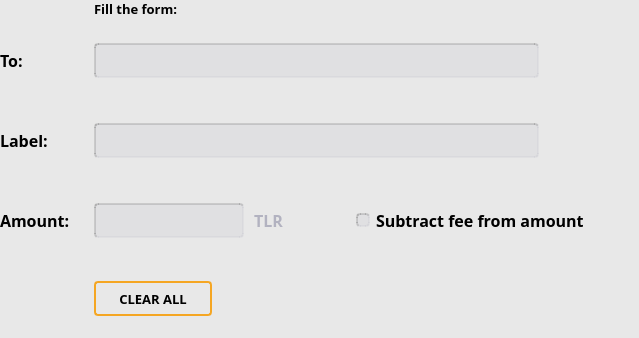
<?xml version="1.0" encoding="UTF-8"?>
<ui version="4.0">
 <class>SendCoinsEntry</class>
 <widget class="QWidget" name="SendCoinsEntry">
  <property name="geometry">
   <rect>
    <x>0</x>
    <y>0</y>
    <width>639</width>
    <height>338</height>
   </rect>
  </property>
  <property name="windowTitle">
   <string>Form</string>
  </property>
  <property name="styleSheet">
   <string notr="true">background-color: #e8e8e8;</string>
  </property>
  <layout class="QVBoxLayout" name="verticalLayout">
   <property name="spacing">
    <number>0</number>
   </property>
   <property name="leftMargin">
    <number>0</number>
   </property>
   <property name="topMargin">
    <number>0</number>
   </property>
   <property name="rightMargin">
    <number>0</number>
   </property>
   <property name="bottomMargin">
    <number>0</number>
   </property>
   <item>
    <layout class="QHBoxLayout" name="send_h_1">
     <property name="spacing">
      <number>0</number>
     </property>
     <property name="topMargin">
      <number>0</number>
     </property>
     <property name="bottomMargin">
      <number>26</number>
     </property>
     <item alignment="Qt::AlignVCenter">
      <widget class="QFrame" name="frame_8">
       <property name="sizePolicy">
        <sizepolicy hsizetype="Fixed" vsizetype="Preferred">
         <horstretch>0</horstretch>
         <verstretch>0</verstretch>
        </sizepolicy>
       </property>
       <property name="minimumSize">
        <size>
         <width>94</width>
         <height>0</height>
        </size>
       </property>
       <property name="maximumSize">
        <size>
         <width>94</width>
         <height>0</height>
        </size>
       </property>
       <property name="frameShape">
        <enum>QFrame::NoFrame</enum>
       </property>
       <property name="frameShadow">
        <enum>QFrame::Raised</enum>
       </property>
      </widget>
     </item>
     <item>
      <widget class="QLabel" name="label_11">
       <property name="sizePolicy">
        <sizepolicy hsizetype="Preferred" vsizetype="Fixed">
         <horstretch>0</horstretch>
         <verstretch>0</verstretch>
        </sizepolicy>
       </property>
       <property name="minimumSize">
        <size>
         <width>0</width>
         <height>17</height>
        </size>
       </property>
       <property name="maximumSize">
        <size>
         <width>16777215</width>
         <height>17</height>
        </size>
       </property>
       <property name="font">
        <font>
         <family>Roboto Mono</family>
         <pointsize>-1</pointsize>
         <weight>62</weight>
         <bold>true</bold>
        </font>
       </property>
       <property name="styleSheet">
        <string notr="true">font-family: &quot;Roboto Mono&quot;;
font-size: 13px;
font-weight: 500;</string>
       </property>
       <property name="text">
        <string>Fill the form:</string>
       </property>
      </widget>
     </item>
    </layout>
   </item>
   <item>
    <layout class="QHBoxLayout" name="send_h_2">
     <property name="spacing">
      <number>0</number>
     </property>
     <item>
      <widget class="QLabel" name="label_7">
       <property name="sizePolicy">
        <sizepolicy hsizetype="Fixed" vsizetype="Fixed">
         <horstretch>0</horstretch>
         <verstretch>0</verstretch>
        </sizepolicy>
       </property>
       <property name="minimumSize">
        <size>
         <width>94</width>
         <height>0</height>
        </size>
       </property>
       <property name="maximumSize">
        <size>
         <width>94</width>
         <height>16777215</height>
        </size>
       </property>
       <property name="font">
        <font>
         <family>Roboto Mono</family>
         <pointsize>-1</pointsize>
         <weight>62</weight>
         <bold>true</bold>
        </font>
       </property>
       <property name="styleSheet">
        <string notr="true">font-family: &quot;Roboto Mono&quot;;
font-size: 16px;
font-weight: 500;</string>
       </property>
       <property name="text">
        <string>To:</string>
       </property>
      </widget>
     </item>
     <item>
      <widget class="QValidatedLineEdit" name="payTo">
       <property name="sizePolicy">
        <sizepolicy hsizetype="Fixed" vsizetype="Fixed">
         <horstretch>0</horstretch>
         <verstretch>0</verstretch>
        </sizepolicy>
       </property>
       <property name="minimumSize">
        <size>
         <width>445</width>
         <height>35</height>
        </size>
       </property>
       <property name="maximumSize">
        <size>
         <width>445</width>
         <height>35</height>
        </size>
       </property>
       <property name="font">
        <font>
         <family>Roboto Mono</family>
        </font>
       </property>
       <property name="styleSheet">
        <string notr="true">background-color: rgba(170, 170, 186, 33);
border-top: 2px inset rgba(0, 0, 0, 33); 
border-left: 2px inset rgba(0, 0, 0, 33); 
border-bottom: 2px solid rgba(170, 170, 186, 33); 
border-right: 2px solid rgba(170, 170, 186, 33); 
border-radius: 4px;
font-family: &quot;Roboto Mono&quot;;</string>
       </property>
      </widget>
     </item>
     <item>
      <widget class="QFrame" name="frame_6">
       <property name="sizePolicy">
        <sizepolicy hsizetype="Fixed" vsizetype="Preferred">
         <horstretch>0</horstretch>
         <verstretch>0</verstretch>
        </sizepolicy>
       </property>
       <property name="minimumSize">
        <size>
         <width>19</width>
         <height>0</height>
        </size>
       </property>
       <property name="maximumSize">
        <size>
         <width>19</width>
         <height>16777215</height>
        </size>
       </property>
       <property name="frameShape">
        <enum>QFrame::NoFrame</enum>
       </property>
       <property name="frameShadow">
        <enum>QFrame::Raised</enum>
       </property>
      </widget>
     </item>
     <item>
      <widget class="QToolButton" name="pasteButton">
       <property name="minimumSize">
        <size>
         <width>22</width>
         <height>22</height>
        </size>
       </property>
       <property name="maximumSize">
        <size>
         <width>22</width>
         <height>22</height>
        </size>
       </property>
       <property name="styleSheet">
        <string notr="true">QToolButton#pasteButton { 
    background-color: transparent;
	border: none;
}</string>
       </property>
       <property name="text">
        <string/>
       </property>
      </widget>
     </item>
     <item>
      <widget class="QFrame" name="frame_7">
       <property name="sizePolicy">
        <sizepolicy hsizetype="Fixed" vsizetype="Preferred">
         <horstretch>0</horstretch>
         <verstretch>0</verstretch>
        </sizepolicy>
       </property>
       <property name="minimumSize">
        <size>
         <width>15</width>
         <height>0</height>
        </size>
       </property>
       <property name="maximumSize">
        <size>
         <width>15</width>
         <height>16777215</height>
        </size>
       </property>
       <property name="frameShape">
        <enum>QFrame::NoFrame</enum>
       </property>
       <property name="frameShadow">
        <enum>QFrame::Raised</enum>
       </property>
      </widget>
     </item>
     <item>
      <widget class="QToolButton" name="addressBookButton">
       <property name="minimumSize">
        <size>
         <width>22</width>
         <height>22</height>
        </size>
       </property>
       <property name="maximumSize">
        <size>
         <width>22</width>
         <height>22</height>
        </size>
       </property>
       <property name="styleSheet">
        <string notr="true">QToolButton#addressBookButton { 
    background-color: transparent;
	border: none;
}</string>
       </property>
       <property name="text">
        <string/>
       </property>
      </widget>
     </item>
     <item>
      <spacer name="horizontalSpacer_2">
       <property name="orientation">
        <enum>Qt::Horizontal</enum>
       </property>
       <property name="sizeHint" stdset="0">
        <size>
         <width>40</width>
         <height>20</height>
        </size>
       </property>
      </spacer>
     </item>
    </layout>
   </item>
   <item>
    <layout class="QHBoxLayout" name="send_h_3">
     <property name="spacing">
      <number>0</number>
     </property>
     <item>
      <widget class="QFrame" name="frame_9">
       <property name="sizePolicy">
        <sizepolicy hsizetype="Fixed" vsizetype="Fixed">
         <horstretch>0</horstretch>
         <verstretch>0</verstretch>
        </sizepolicy>
       </property>
       <property name="minimumSize">
        <size>
         <width>74</width>
         <height>45</height>
        </size>
       </property>
       <property name="maximumSize">
        <size>
         <width>74</width>
         <height>45</height>
        </size>
       </property>
       <property name="frameShape">
        <enum>QFrame::NoFrame</enum>
       </property>
       <property name="frameShadow">
        <enum>QFrame::Raised</enum>
       </property>
      </widget>
     </item>
    </layout>
   </item>
   <item>
    <layout class="QHBoxLayout" name="send_h_4">
     <property name="spacing">
      <number>0</number>
     </property>
     <item>
      <widget class="QLabel" name="label_8">
       <property name="sizePolicy">
        <sizepolicy hsizetype="Fixed" vsizetype="Preferred">
         <horstretch>0</horstretch>
         <verstretch>0</verstretch>
        </sizepolicy>
       </property>
       <property name="minimumSize">
        <size>
         <width>94</width>
         <height>0</height>
        </size>
       </property>
       <property name="maximumSize">
        <size>
         <width>94</width>
         <height>16777215</height>
        </size>
       </property>
       <property name="font">
        <font>
         <family>Roboto Mono</family>
         <pointsize>-1</pointsize>
         <weight>62</weight>
         <bold>true</bold>
        </font>
       </property>
       <property name="styleSheet">
        <string notr="true">font-family: &quot;Roboto Mono&quot;;
font-size: 16px;
font-weight: 500;</string>
       </property>
       <property name="text">
        <string>Label:</string>
       </property>
      </widget>
     </item>
     <item>
      <widget class="QLineEdit" name="addAsLabel">
       <property name="sizePolicy">
        <sizepolicy hsizetype="Fixed" vsizetype="Fixed">
         <horstretch>0</horstretch>
         <verstretch>0</verstretch>
        </sizepolicy>
       </property>
       <property name="minimumSize">
        <size>
         <width>445</width>
         <height>35</height>
        </size>
       </property>
       <property name="maximumSize">
        <size>
         <width>445</width>
         <height>35</height>
        </size>
       </property>
       <property name="font">
        <font>
         <family>Roboto Mono</family>
        </font>
       </property>
       <property name="styleSheet">
        <string notr="true">background-color: rgba(170, 170, 186, 33);
border-top: 2px inset rgba(0, 0, 0, 33); 
border-left: 2px inset rgba(0, 0, 0, 33); 
border-bottom: 2px solid rgba(170, 170, 186, 33); 
border-right: 2px solid rgba(170, 170, 186, 33); 
border-radius: 4px;
font-family: &quot;Roboto Mono&quot;;</string>
       </property>
      </widget>
     </item>
     <item>
      <spacer name="horizontalSpacer_4">
       <property name="orientation">
        <enum>Qt::Horizontal</enum>
       </property>
       <property name="sizeHint" stdset="0">
        <size>
         <width>40</width>
         <height>20</height>
        </size>
       </property>
      </spacer>
     </item>
    </layout>
   </item>
   <item>
    <layout class="QHBoxLayout" name="send_h_5">
     <property name="spacing">
      <number>0</number>
     </property>
     <item>
      <widget class="QFrame" name="frame_10">
       <property name="sizePolicy">
        <sizepolicy hsizetype="Preferred" vsizetype="Fixed">
         <horstretch>0</horstretch>
         <verstretch>0</verstretch>
        </sizepolicy>
       </property>
       <property name="minimumSize">
        <size>
         <width>0</width>
         <height>45</height>
        </size>
       </property>
       <property name="maximumSize">
        <size>
         <width>16777215</width>
         <height>45</height>
        </size>
       </property>
       <property name="frameShape">
        <enum>QFrame::NoFrame</enum>
       </property>
       <property name="frameShadow">
        <enum>QFrame::Raised</enum>
       </property>
      </widget>
     </item>
    </layout>
   </item>
   <item>
    <layout class="QHBoxLayout" name="send_h_6">
     <property name="spacing">
      <number>0</number>
     </property>
     <item>
      <widget class="QLabel" name="label_9">
       <property name="sizePolicy">
        <sizepolicy hsizetype="Fixed" vsizetype="Fixed">
         <horstretch>0</horstretch>
         <verstretch>0</verstretch>
        </sizepolicy>
       </property>
       <property name="minimumSize">
        <size>
         <width>94</width>
         <height>35</height>
        </size>
       </property>
       <property name="maximumSize">
        <size>
         <width>94</width>
         <height>35</height>
        </size>
       </property>
       <property name="font">
        <font>
         <family>Roboto Mono</family>
         <pointsize>-1</pointsize>
         <weight>62</weight>
         <bold>true</bold>
        </font>
       </property>
       <property name="styleSheet">
        <string notr="true">font-family: &quot;Roboto Mono&quot;;
font-size: 16px;
font-weight: 500;</string>
       </property>
       <property name="text">
        <string>Amount:</string>
       </property>
      </widget>
     </item>
     <item>
      <widget class="BitcoinAmountField" name="payAmount">
       <property name="sizePolicy">
        <sizepolicy hsizetype="Fixed" vsizetype="Preferred">
         <horstretch>0</horstretch>
         <verstretch>0</verstretch>
        </sizepolicy>
       </property>
       <property name="minimumSize">
        <size>
         <width>160</width>
         <height>0</height>
        </size>
       </property>
       <property name="maximumSize">
        <size>
         <width>160</width>
         <height>16777215</height>
        </size>
       </property>
       <property name="font">
        <font>
         <family>Roboto Mono</family>
        </font>
       </property>
       <property name="styleSheet">
        <string notr="true">background-color: rgba(170, 170, 186, 33);
border-top: 2px inset rgba(0, 0, 0, 33); 
border-left: 2px inset rgba(0, 0, 0, 33); 
border-bottom: 2px solid rgba(170, 170, 186, 33); 
border-right: 2px solid rgba(170, 170, 186, 33); 
border-radius: 4px;
margin-right: 10px;
font-family: &quot;Roboto Mono&quot;;</string>
       </property>
      </widget>
     </item>
     <item>
      <widget class="QLabel" name="label_10">
       <property name="sizePolicy">
        <sizepolicy hsizetype="Fixed" vsizetype="Preferred">
         <horstretch>0</horstretch>
         <verstretch>0</verstretch>
        </sizepolicy>
       </property>
       <property name="minimumSize">
        <size>
         <width>50</width>
         <height>0</height>
        </size>
       </property>
       <property name="maximumSize">
        <size>
         <width>50</width>
         <height>16777215</height>
        </size>
       </property>
       <property name="font">
        <font>
         <family>Roboto Mono</family>
         <pointsize>-1</pointsize>
         <weight>87</weight>
         <bold>true</bold>
        </font>
       </property>
       <property name="styleSheet">
        <string notr="true">color: #b2b2c0;
font-family: &quot;Roboto Mono&quot;;
font-size: 16px;
font-weight: 700;
</string>
       </property>
       <property name="text">
        <string>TLR</string>
       </property>
      </widget>
     </item>
     <item>
      <widget class="QFrame" name="frame_3">
       <property name="sizePolicy">
        <sizepolicy hsizetype="Fixed" vsizetype="Preferred">
         <horstretch>0</horstretch>
         <verstretch>0</verstretch>
        </sizepolicy>
       </property>
       <property name="minimumSize">
        <size>
         <width>52</width>
         <height>0</height>
        </size>
       </property>
       <property name="maximumSize">
        <size>
         <width>52</width>
         <height>16777215</height>
        </size>
       </property>
       <property name="frameShape">
        <enum>QFrame::NoFrame</enum>
       </property>
       <property name="frameShadow">
        <enum>QFrame::Raised</enum>
       </property>
      </widget>
     </item>
     <item>
      <widget class="QCheckBox" name="checkboxSubtractFeeFromAmount">
       <property name="font">
        <font>
         <family>Roboto Mono</family>
         <pointsize>-1</pointsize>
         <weight>62</weight>
         <bold>true</bold>
        </font>
       </property>
       <property name="styleSheet">
        <string notr="true">QCheckBox {
	font-family: &quot;Roboto Mono&quot;;
	font-size: 16px;
	font-weight: 500;
}
QCheckBox::indicator:unchecked {
	background-color: rgba(170, 170, 186, 33);
	border-top: 2px inset rgba(0, 0, 0, 33); 
	border-left: 2px inset rgba(0, 0, 0, 33); 
	border-bottom: 2px solid rgba(170, 170, 186, 33); 
	border-right: 2px solid rgba(170, 170, 186, 33); 
	border-radius: 4px;
}
QCheckBox::indicator:checked {
	background-color: rgba(170, 170, 186, 255);
	border-top: 2px inset rgba(0, 0, 0, 33); 
	border-left: 2px inset rgba(0, 0, 0, 33); 
	border-bottom: 2px solid rgba(170, 170, 186, 33); 
	border-right: 2px solid rgba(170, 170, 186, 33); 
	border-radius: 4px;
}</string>
       </property>
       <property name="text">
        <string>Subtract fee from amount</string>
       </property>
       <property name="checkable">
        <bool>true</bool>
       </property>
       <property name="checked">
        <bool>false</bool>
       </property>
      </widget>
     </item>
     <item>
      <spacer name="horizontalSpacer_3">
       <property name="orientation">
        <enum>Qt::Horizontal</enum>
       </property>
       <property name="sizeHint" stdset="0">
        <size>
         <width>40</width>
         <height>20</height>
        </size>
       </property>
      </spacer>
     </item>
    </layout>
   </item>
   <item>
    <layout class="QHBoxLayout" name="horizontalLayout">
     <property name="spacing">
      <number>0</number>
     </property>
     <item>
      <widget class="QFrame" name="frame">
       <property name="sizePolicy">
        <sizepolicy hsizetype="Preferred" vsizetype="Fixed">
         <horstretch>0</horstretch>
         <verstretch>0</verstretch>
        </sizepolicy>
       </property>
       <property name="minimumSize">
        <size>
         <width>0</width>
         <height>43</height>
        </size>
       </property>
       <property name="maximumSize">
        <size>
         <width>16777215</width>
         <height>43</height>
        </size>
       </property>
       <property name="frameShape">
        <enum>QFrame::NoFrame</enum>
       </property>
       <property name="frameShadow">
        <enum>QFrame::Raised</enum>
       </property>
      </widget>
     </item>
    </layout>
   </item>
   <item>
    <layout class="QHBoxLayout" name="horizontalLayout_2">
     <property name="spacing">
      <number>0</number>
     </property>
     <item>
      <widget class="QFrame" name="frame_2">
       <property name="sizePolicy">
        <sizepolicy hsizetype="Fixed" vsizetype="Preferred">
         <horstretch>0</horstretch>
         <verstretch>0</verstretch>
        </sizepolicy>
       </property>
       <property name="minimumSize">
        <size>
         <width>94</width>
         <height>0</height>
        </size>
       </property>
       <property name="maximumSize">
        <size>
         <width>94</width>
         <height>16777215</height>
        </size>
       </property>
       <property name="frameShape">
        <enum>QFrame::NoFrame</enum>
       </property>
       <property name="frameShadow">
        <enum>QFrame::Raised</enum>
       </property>
      </widget>
     </item>
     <item>
      <widget class="QPushButton" name="clearAllBtn">
       <property name="sizePolicy">
        <sizepolicy hsizetype="Fixed" vsizetype="Fixed">
         <horstretch>0</horstretch>
         <verstretch>0</verstretch>
        </sizepolicy>
       </property>
       <property name="minimumSize">
        <size>
         <width>118</width>
         <height>35</height>
        </size>
       </property>
       <property name="maximumSize">
        <size>
         <width>118</width>
         <height>35</height>
        </size>
       </property>
       <property name="font">
        <font>
         <family>Roboto Mono</family>
         <pointsize>-1</pointsize>
         <weight>87</weight>
         <bold>true</bold>
        </font>
       </property>
       <property name="styleSheet">
        <string notr="true">background-color: transparent;
border: 2px solid #f5a623;
border-radius: 4px;
font-family: &quot;Roboto Mono&quot;;
font-size: 13px;
font-weight: 700;
</string>
       </property>
       <property name="text">
        <string>CLEAR ALL</string>
       </property>
      </widget>
     </item>
     <item>
      <spacer name="horizontalSpacer">
       <property name="orientation">
        <enum>Qt::Horizontal</enum>
       </property>
       <property name="sizeHint" stdset="0">
        <size>
         <width>40</width>
         <height>20</height>
        </size>
       </property>
      </spacer>
     </item>
    </layout>
   </item>
   <item>
    <spacer name="verticalSpacer">
     <property name="orientation">
      <enum>Qt::Vertical</enum>
     </property>
     <property name="sizeHint" stdset="0">
      <size>
       <width>20</width>
       <height>40</height>
      </size>
     </property>
    </spacer>
   </item>
  </layout>
 </widget>
 <customwidgets>
  <customwidget>
   <class>BitcoinAmountField</class>
   <extends>QLineEdit</extends>
   <header>qt/bitcoinamountfield.h</header>
   <container>1</container>
  </customwidget>
  <customwidget>
   <class>QValidatedLineEdit</class>
   <extends>QLineEdit</extends>
   <header>qt/qvalidatedlineedit.h</header>
  </customwidget>
 </customwidgets>
 <resources/>
 <connections/>
</ui>
